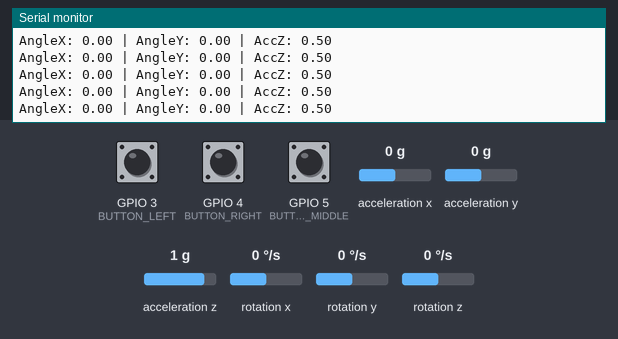
A sketch run on a simulated ESP32. Shown: the last lines printed to the serial monitor. The test bench sets the inputs (shaded band); at power-on: acceleration x 0 g, acceleration y 0 g, acceleration z 1 g, rotation x 0 °/s, rotation y 0 °/s, GPIO 3 (BUTTON_LEFT) HIGH, GPIO 4 (BUTTON_RIGHT) HIGH, GPIO 5 (BUTTON_MIDDLE) HIGH, rotation z 0 °/s. USB keyboard and mouse output is not drawn.

Above: at 1.2 s.
1.3 s: acceleration x set to -1.4 g
At 1.9 s:
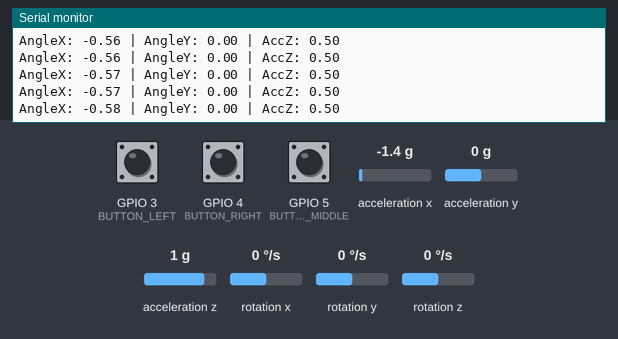
2.8 s: acceleration y set to -1.4 g
At 3.5 s:
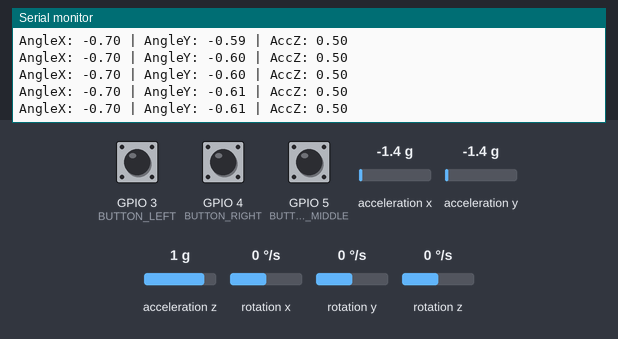
4.3 s: acceleration z set to -1.4 g
At 5.0 s:
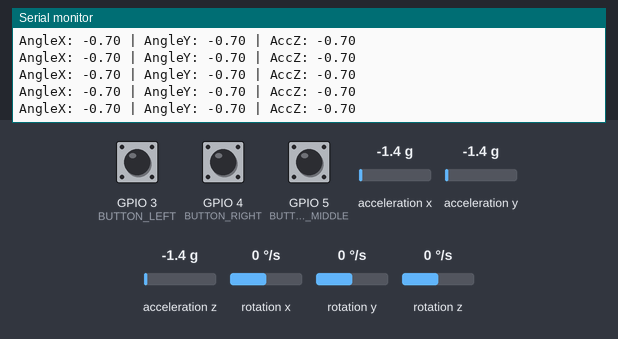
5.8 s: rotation x set to -192 °/s
At 6.7 s:
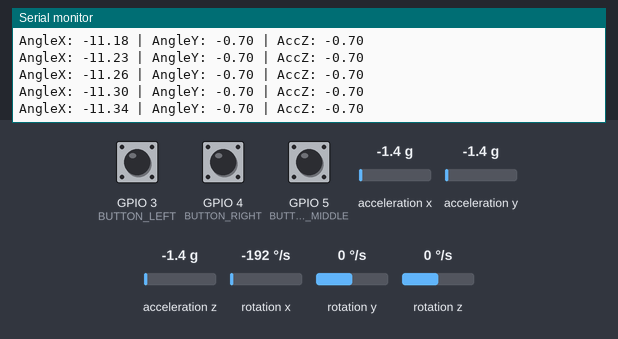
7.3 s: rotation y set to -192 °/s
At 8.2 s:
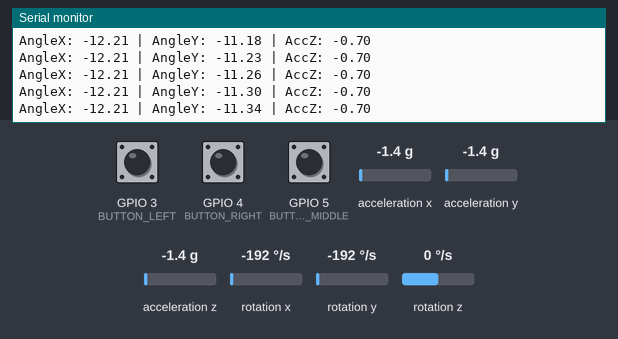
Timing chart, 0 to 9.8 s (numbered marks = the images above; inputs shaded):
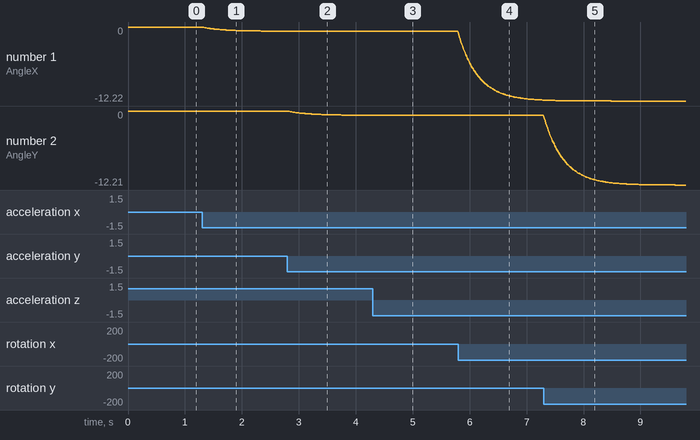

Measured:
- after the input at 1.3 s, the serial monitor: prints a new line at once (image 1)
- after the input at 2.8 s, the serial monitor: prints a new line at once (image 2)
- after the input at 5.8 s, the serial monitor: prints a new line at once (image 4)
- plotted number 1: 0 → -0.69 after the input at 1.3 s, -0.7 → -12.07 after the input at 5.8 s

The sketch:

code.ino
```cpp
#include <Wire.h>
#include <MPU6050.h>
#include <BleMouse.h>

MPU6050 mpu;
BleMouse bleMouse("ESP32 Air Mouse", "ESP32 Inc.", 100);

// Pin definitions
const int BUTTON_LEFT = 3;
const int BUTTON_RIGHT = 4;
const int BUTTON_MIDDLE = 5;

// Configuration
const float SENSITIVITY_X = 1.5;
const float SENSITIVITY_Y = 1.5;
const float SENSITIVITY_Z = 1.0;
const int DEADZONE = 2;

// Motion variables
float gyroX, gyroY, gyroZ;
float accX, accY, accZ;
float angleX = 0, angleY = 0, angleZ = 0;

void setup() {
  Serial.begin(115200);
  Wire.begin();

  mpu.initialize();
  if (!mpu.testConnection()) {
    Serial.println("MPU6050 connection failed!");
    while (1);
  }

  mpu.setFullScaleGyroRange(MPU6050_GYRO_FS_1000);
  mpu.setFullScaleAccelRange(MPU6050_ACCEL_FS_4);

  pinMode(BUTTON_LEFT, INPUT_PULLUP);
  pinMode(BUTTON_RIGHT, INPUT_PULLUP);
  pinMode(BUTTON_MIDDLE, INPUT_PULLUP);

  bleMouse.begin();
  Serial.println("Setup complete, waiting for Bluetooth connection...");
}

void processMotion() {
  int16_t ax, ay, az;
  int16_t gx, gy, gz;
  mpu.getMotion6(&ax, &ay, &az, &gx, &gy, &gz);

  gyroX = gx / 131.0;
  gyroY = gy / 131.0;
  gyroZ = gz / 131.0;

  accX = ax / 16384.0;
  accY = ay / 16384.0;
  accZ = az / 16384.0;

  angleX = 0.96 * (angleX + gyroX * 0.01) + 0.04 * accX;
  angleY = 0.96 * (angleY + gyroY * 0.01) + 0.04 * accY;
  angleZ = 0.96 * (angleZ + gyroZ * 0.01) + 0.04 * accZ;

  Serial.print("AngleX: ");
  Serial.print(angleX);
  Serial.print(" | AngleY: ");
  Serial.print(angleY);
  Serial.print(" | AccZ: ");
  Serial.println(accZ);
}


void handleMouseMovement() {
  if (bleMouse.isConnected()) {
    int moveX = 0;
    int moveY = 0;
    int moveZ = 0;

    if (abs(angleX) > DEADZONE) moveX = angleX * SENSITIVITY_X;
    if (abs(angleY) > DEADZONE) moveY = angleY * SENSITIVITY_Y;
    if (abs(angleZ) > DEADZONE) moveZ = angleZ * SENSITIVITY_Z;

    if (moveX != 0 || moveY != 0 || moveZ != 0) bleMouse.move(moveX, moveY, moveZ);

    // Simulate scroll using middle button and vertical move
    if (abs(gyroZ) > DEADZONE) {
      bleMouse.press(MOUSE_MIDDLE);
      bleMouse.move(0, gyroZ * SENSITIVITY_Z);  // simulate scroll by vertical drag
      bleMouse.release(MOUSE_MIDDLE);
    }
  }
}

void handleButtons() {
  if (!bleMouse.isConnected()) return;

  digitalRead(BUTTON_LEFT) == LOW ? bleMouse.press(MOUSE_LEFT) : bleMouse.release(MOUSE_LEFT);
  digitalRead(BUTTON_RIGHT) == LOW ? bleMouse.press(MOUSE_RIGHT) : bleMouse.release(MOUSE_RIGHT);
  digitalRead(BUTTON_MIDDLE) == LOW ? bleMouse.press(MOUSE_MIDDLE) : bleMouse.release(MOUSE_MIDDLE);
}

void loop() {
  processMotion();
  handleMouseMovement();
  handleButtons();
  delay(10);
}
```
